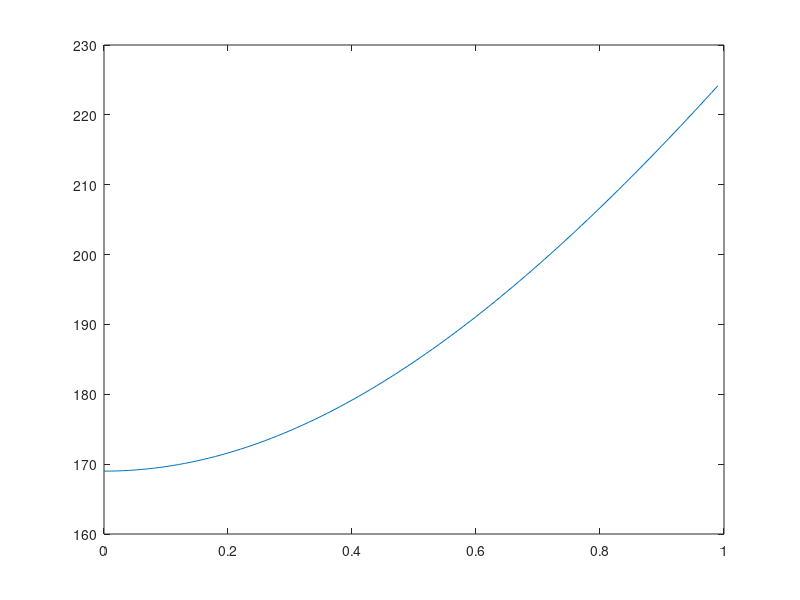

Here is the MATLAB script that generated this plot:
clc
clear

P = 5000000;
Vl = 4160 ;
Ib = P/(Vl*sqrt(3));
i1 = 169 ;
i2 = 192 ;
Xu = (i1/i2);

for n = 1:100

     P(n) = (n-1)/100;
    Ia(n) = P(n)/1 ;  
    Ef(n) = 1 - (1i*Xu*Ia(n));
    If(n) = (abs(Ef(n)))/(1)*i1;

end

plot(P,If)
